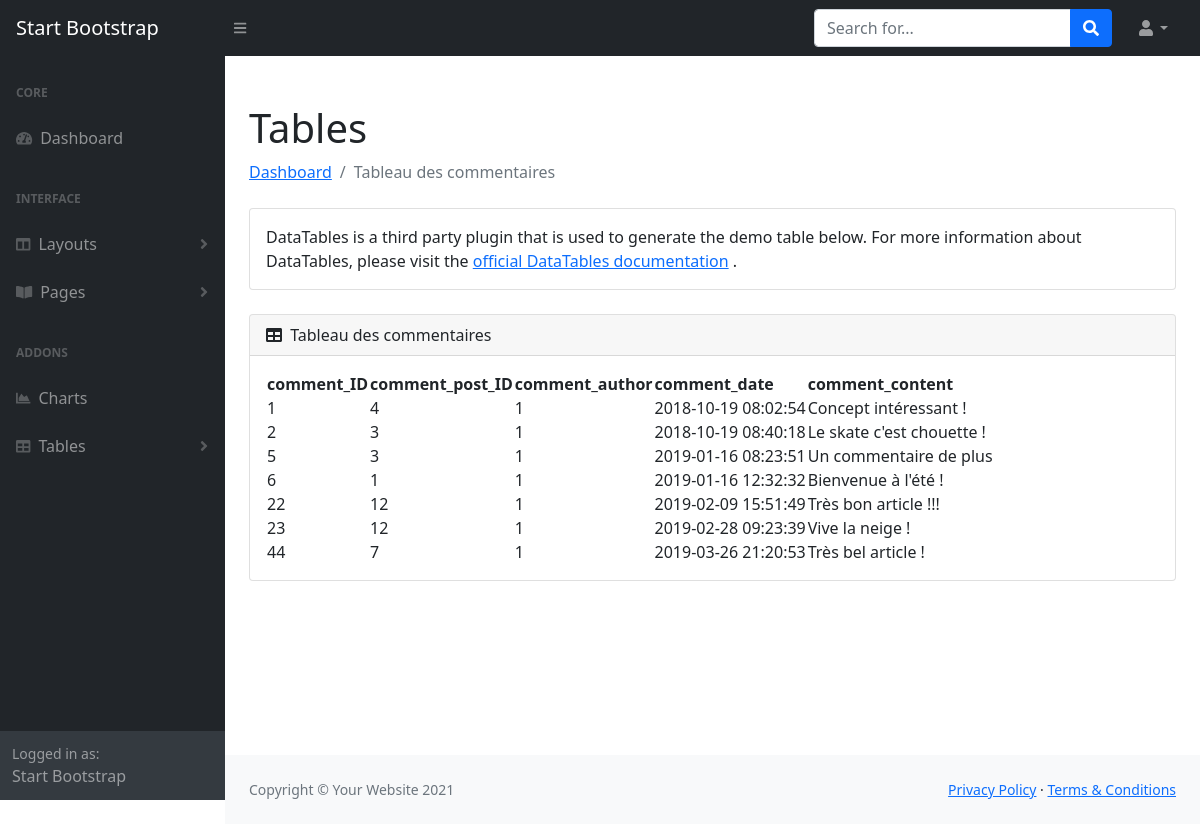
The app's page /tables_comments.php with its own data.
### tables this page shows
CREATE TABLE `blog_comments` (
  `comment_ID` int(11) NOT NULL COMMENT 'Clé primaire',
  `comment_post_ID` int(11) NOT NULL COMMENT 'Clé vers le post',
  `comment_author` int(11) NOT NULL COMMENT 'Clé vers l''auteur',
  `comment_date` timestamp NOT NULL DEFAULT current_timestamp() COMMENT 'Date du commentaire',
  `comment_content` text NOT NULL COMMENT 'Texte du commentaire'
);

### tables_comments.php (called while the page is built)
<?php
include("./model/tables_comments.model.php");
include("./view/tables_comments.view.php");

### model/tables_comments.model.php (called while the page is built, shortened)
<?php
include ("model/pdo.inc.php");
try{
    $query="
    SELECT *
    FROM blog_comments
";
    $req = $pdo ->query($query);
    $data =$req->fetchAll();
} catch(Exception $e){
    die("ereur Mysql: " .$e->getMessage());
};
$title="Tableau des commentaires ";

### view/tables_comments.view.php (the view)
<?php include("view/layout/meta.inc.php"); ?>
<?php include("view/layout/nav.inc.php"); ?>
<div id="layoutSidenav_content">
                <main>
                    <div class="container-fluid px-4">
                        <h1 class="mt-4">Tables</h1>
                        <ol class="breadcrumb mb-4">
                            <li class="breadcrumb-item"><a href="index.php">Dashboard</a></li>
                            <li class="breadcrumb-item active"><?=$title ?></li>
                        </ol>
                        <div class="card mb-4">
                            <div class="card-body">
                                DataTables is a third party plugin that is used to generate the demo table below. For more information about DataTables, please visit the
                                <a target="_blank" href="https://datatables.net/">official DataTables documentation</a>
                                .
                            </div>
                        </div>
                        <div class="card mb-4">
                            <div class="card-header">
                                <i class="fas fa-table me-1"></i>
                                <?=$title ?>
                            </div>
                            <div class="card-body">
                                <table id="datatablesSimple">
                                    <thead>
                                        <tr>
                                            <th><?='comment_ID'; ?></th>
                                            <th><?='comment_post_ID'; ?></th>
                                            <th><?='comment_author'; ?></th>
                                            <th><?='comment_date'; ?></th>
                                            <th><?='comment_content'; ?></th>
                                        </tr>
                                    </thead>
                                    <tbody>
                                            <?php foreach($data as $onedata){ ?>
                                             <tr>
                                            <td><?=$onedata['comment_ID']; ?></td>
                                            <td><?=$onedata['comment_post_ID']; ?></td>
                                            <td><?=$onedata['comment_author']; ?></td>
                                            <td><?=$onedata['comment_date']; ?></td>
                                            <td><?=$onedata['comment_content']; ?></td>
                                        </tr>
                                        <?php } ?>
                                    </tbody>
                                </table>
                            </div>
                        </div>
                    </div>
                </main>
<?php include("view/layout/footer.inc.php"); ?>

### view/layout/meta.inc.php (shortened to what this page needs)
<!DOCTYPE html>
<html lang="en">
    <head>
        <link href="https://cdn.jsdelivr.net/npm/simple-datatables@latest/dist/style.css" rel="stylesheet" />
        <link href="css/styles.css" rel="stylesheet" />
    </head>

### view/layout/nav.inc.php (shortened to what this page needs)
<body class="sb-nav-fixed">
    <nav class="sb-topnav navbar navbar-expand navbar-dark bg-dark">
        <a class="navbar-brand ps-3" href="index.php">Start Bootstrap</a>
        <button class="btn btn-link btn-sm order-1 order-lg-0 me-4 me-lg-0" id="sidebarToggle" href="#!"><i class="fas fa-bars"></i></button>
        <form class="d-none d-md-inline-block form-inline ms-auto me-0 me-md-3 my-2 my-md-0">
            <div class="input-group">
                <input class="form-control" type="text" placeholder="Search for..." aria-label="Search for..." aria-describedby="btnNavbarSearch" />
                <button class="btn btn-primary" id="btnNavbarSearch" type="button"><i class="fas fa-search"></i></button>
            </div>
        </form>
        <ul class="navbar-nav ms-auto ms-md-0 me-3 me-lg-4">
            <li class="nav-item dropdown">
                <a class="nav-link dropdown-toggle" id="navbarDropdown" href="#" role="button" data-bs-toggle="dropdown" aria-expanded="false"><i class="fas fa-user fa-fw"></i></a>
            </li>
        </ul>
    </nav>
    <div id="layoutSidenav">
        <div id="layoutSidenav_nav">
            <nav class="sb-sidenav accordion sb-sidenav-dark" id="sidenavAccordion">
                <div class="sb-sidenav-menu">
                    <div class="nav">
                        <div class="sb-sidenav-menu-heading">Core</div>
                        <a class="nav-link" href="index.php">
                            <div class="sb-nav-link-icon"><i class="fas fa-tachometer-alt"></i></div>
                            Dashboard
                        </a>
                        <div class="sb-sidenav-menu-heading">Interface</div>
                        <a class="nav-link collapsed" href="#" data-bs-toggle="collapse" data-bs-target="#collapseLayouts" aria-expanded="false" aria-controls="collapseLayouts">
                            <div class="sb-nav-link-icon"><i class="fas fa-columns"></i></div>
                            Layouts
                            <div class="sb-sidenav-collapse-arrow"><i class="fas fa-angle-down"></i></div>
                        </a>
                        <a class="nav-link collapsed" href="#" data-bs-toggle="collapse" data-bs-target="#collapsePages" aria-expanded="false" aria-controls="collapsePages">
                            <div class="sb-nav-link-icon"><i class="fas fa-book-open"></i></div>
                            Pages
                            <div class="sb-sidenav-collapse-arrow"><i class="fas fa-angle-down"></i></div>
                        </a>
                        <div class="sb-sidenav-menu-heading">Addons</div>
                        <a class="nav-link" href="charts.php">
                            <div class="sb-nav-link-icon"><i class="fas fa-chart-area"></i></div>
                            Charts
                        </a>
                        <a class="nav-link collapsed" href="#" data-bs-toggle="collapse" data-bs-target="#collapseTables" aria-expanded="false" aria-controls="collapseTables">
                            <div class="sb-nav-link-icon"><i class="fas fa-table"></i></div>
                            Tables
                            <div class="sb-sidenav-collapse-arrow"><i class="fas fa-angle-down"></i></div>
                        </a>
            </div>
                </div>
                <div class="sb-sidenav-footer">
                    <div class="small">Logged in as:</div>
                    Start Bootstrap
                </div>
            </nav>
        </div>

### view/layout/footer.inc.php (shortened to what this page needs)
<div id="layoutAuthentication_footer">
<footer class="py-4 bg-light mt-auto">
                    <div class="container-fluid px-4">
                        <div class="d-flex align-items-center justify-content-between small">
                            <div class="text-muted">Copyright &copy; Your Website 2021</div>
                            <div>
                                <a href="#">Privacy Policy</a>
                                &middot;
                                <a href="#">Terms &amp; Conditions</a>
                            </div>
                        </div>
                    </div>
                </footer>
            </div>
        </div>
    </body>
</html>

### records on screen
blog_comments: comment_ID "1", comment_post_ID "4", comment_author "1", comment_date "2018-10-19 08:02:54", comment_content "Concept intéressant !"
blog_comments: comment_ID "2", comment_post_ID "3", comment_author "1", comment_date "2018-10-19 08:40:18", comment_content "Le skate c'est chouette !"
blog_comments: comment_ID "5", comment_post_ID "3", comment_author "1", comment_date "2019-01-16 08:23:51", comment_content "Un commentaire de plus"
blog_comments: comment_ID "6", comment_post_ID "1", comment_author "1", comment_date "2019-01-16 12:32:32", comment_content "Bienvenue à l'été !"
blog_comments: comment_ID "22", comment_post_ID "12", comment_author "1", comment_date "2019-02-09 15:51:49", comment_content "Très bon article !!!"
blog_comments: comment_ID "23", comment_post_ID "12", comment_author "1", comment_date "2019-02-28 09:23:39", comment_content "Vive la neige !"
blog_comments: comment_ID "44", comment_post_ID "7", comment_author "1", comment_date "2019-03-26 21:20:53", comment_content "Très bel article !"

### other values on screen
$title "Tableau des commentaires"
